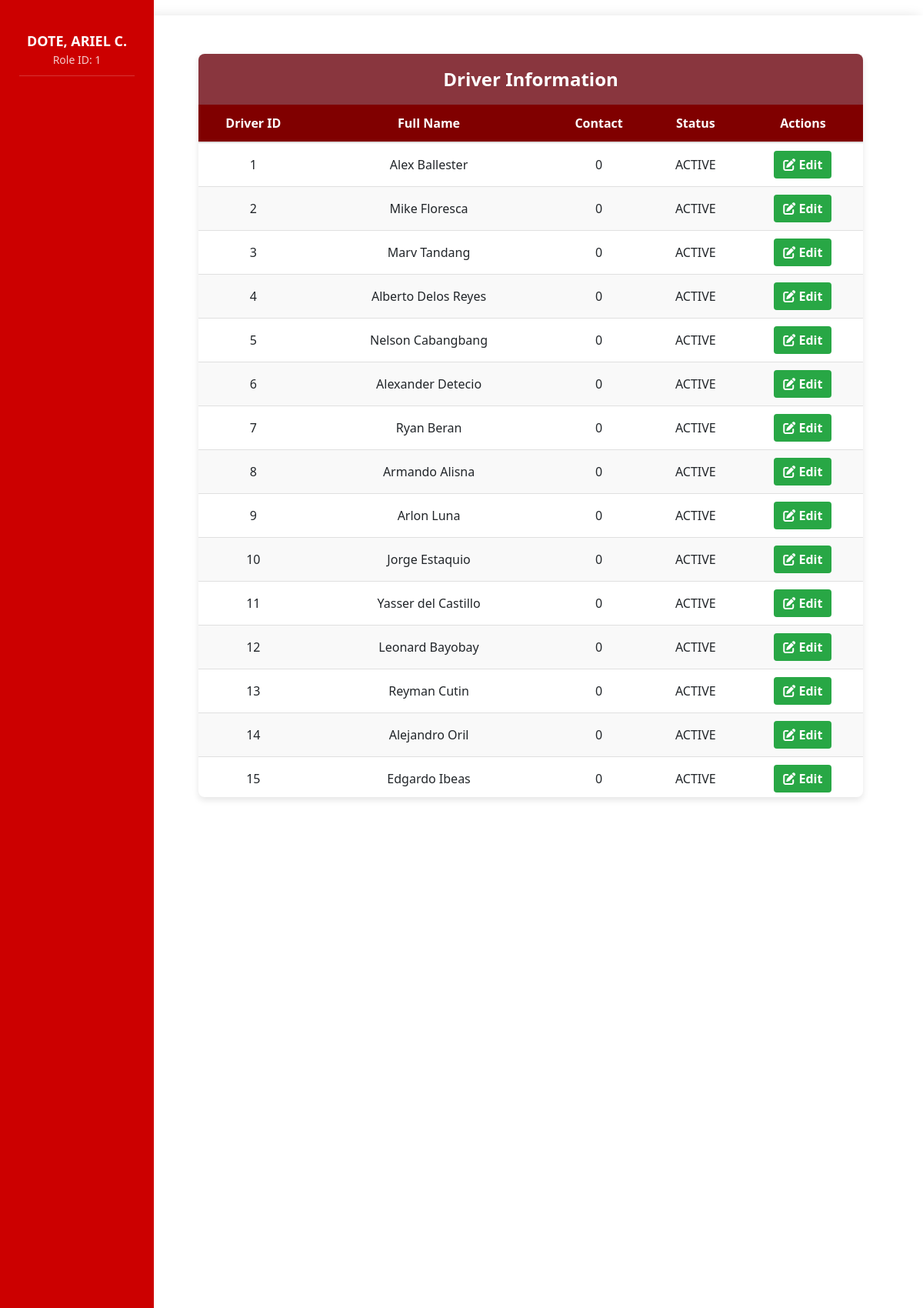
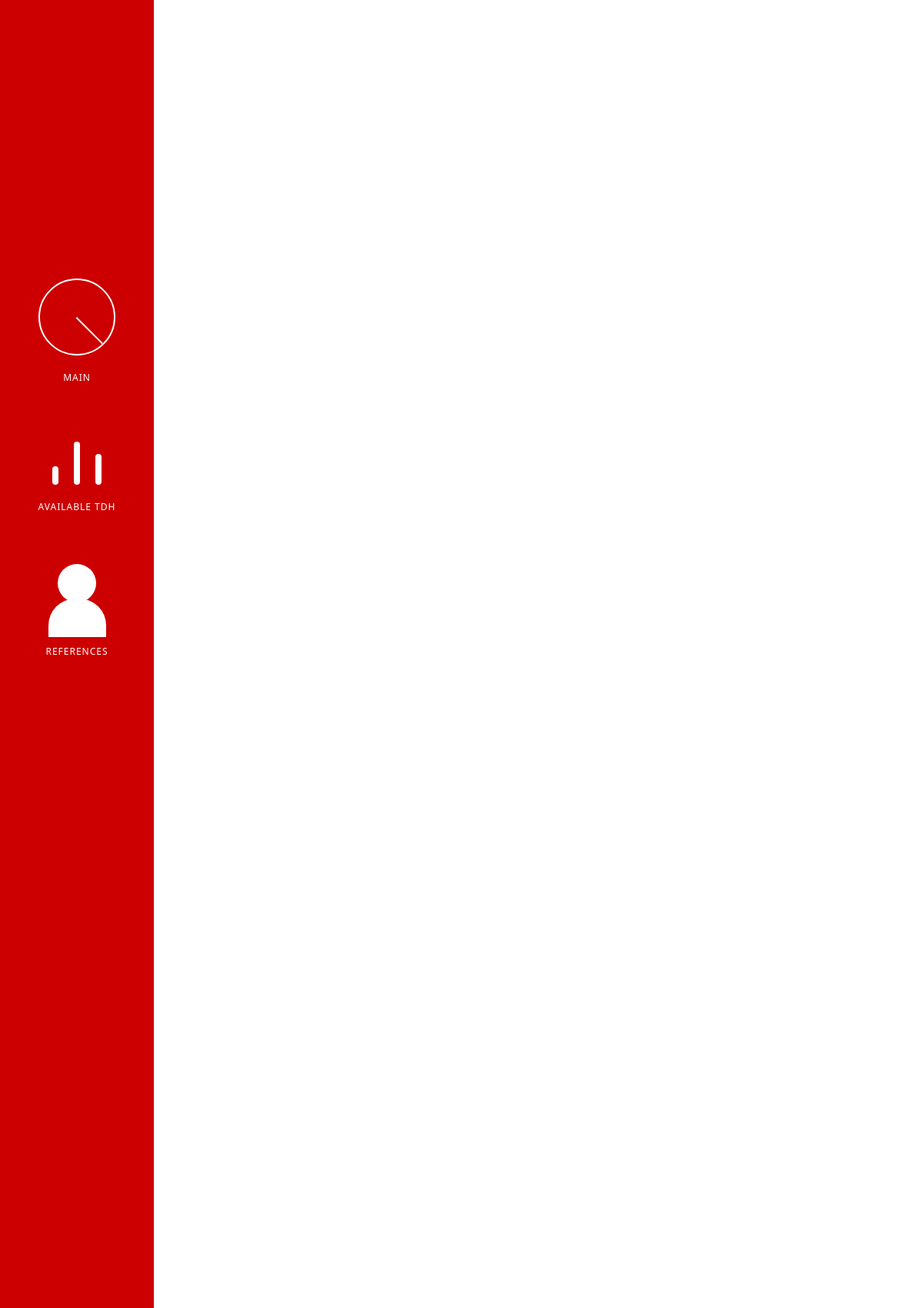
/drivers.php (signed in, upper part), run on the app's committed database (2 pictures, top to bottom).
### tables this page shows
CREATE TABLE `driver` (
  `driver_id` int(11) NOT NULL,
  `fullname` varchar(255) NOT NULL,
  `contact` int(11) NOT NULL,
  `status` enum('ACTIVE','INACTIVE','','') NOT NULL
);

### drivers.php (the view, shortened to what this page needs)
<?php
require_once 'connection.php';
$query = "SELECT * FROM driver";
$result = mysqli_query($conn, $query);
?>
<!DOCTYPE html>
<html lang="en">
<head>
    <link rel="stylesheet" href="assets/css/landingPage.css">
    <link rel="stylesheet" href="https://cdnjs.cloudflare.com/ajax/libs/font-awesome/6.0.0/css/all.min.css">
    <link href="https://stackpath.bootstrapcdn.com/bootstrap/4.5.2/css/bootstrap.min.css" rel="stylesheet">
</head>
<body>
    <div class="sidebar">
        <div class="user-info">
            <div class="name"><?php echo htmlspecialchars($_SESSION["fullname"]); ?></div>
            <div class="role">Role ID: <?php echo htmlspecialchars($_SESSION["u_id"]); ?></div>
        </div>
        <div>
            <div class="metric-section" data-href="landingPage.php">
                <div class="chart-container">
                    <div class="pie-chart">
                        <div class="pie-slice"></div>
                    </div>
                </div>
                <div class="metric-title">MAIN</div>
            </div>
            <div class="metric-section" data-href="available.php">
                <div class="bar-container">
                    <div class="bar bar-1"></div>
                    <div class="bar bar-2"></div>
                    <div class="bar bar-3"></div>
                </div>
                <div class="metric-title">AVAILABLE TDH</div>
            </div>
            <div class="metric-section" data-href="references.php">
                <div class="chart-container">
                    <div class="people-icon">
                        <div class="people-head"></div>
                        <div class="people-body"></div>
                    </div>
                </div>
                <div class="metric-title">REFERENCES</div>
            </div>
        </div>
    </div>
    <div class="main-content">
        <div class="driver-table-container">
            <div class="table-header">
                Driver Information
            </div>
            <div class="table-responsive">
                <table class="driver-table">
                    <thead>
                        <tr>
                            <th>Driver ID</th>
                            <th>Full Name</th>
                            <th>Contact</th>
                            <th>Status</th>
                            <th>Actions</th>
                        </tr>
                    </thead>
                    <tbody>
                        <?php while($row = mysqli_fetch_assoc($result)) {
                            $contact_display = $row['contact'];
                        ?>
                        <tr>
                            <td><?php echo htmlspecialchars($row['driver_id']); ?></td>
                            <td><?php echo htmlspecialchars($row['fullname']); ?></td>
                            <td><?php echo htmlspecialchars($contact_display); ?></td>
                            <td><?php echo htmlspecialchars($row['status']); ?></td>
                            <td>
                              <button type="button" class="btn btn-success editbtn"><i class = "fas fa-edit"></i> Edit</button>
                            </td>
                        </tr>
                        <?php } ?>
                    </tbody>
                </table>
            </div>
        </div>
    </div>
</body>
</html>

### assets/css/landingPage.css (style rules this page uses)
* { margin: 0; padding: 0; box-sizing: border-box; font-family: 'Segoe UI', Tahoma, Geneva, Verdana, sans-serif; }
body { height: 100vh; display: flex; background-color: #f5f5f5; overflow-x: hidden; }
.sidebar { background-color: #cc0000; width: 200px; min-width: 200px; color: white; padding: 30px 20px; display: flex; flex-direction: column; align-items: center; justify-content: space-between; transition: all 0.3s ease; z-index: 100; }
.metric-section { display: flex; flex-direction: column; align-items: center; margin-bottom: 30px; width: 100%; }
.metric-title { font-size: 12px; letter-spacing: 1px; margin-top: 10px; margin-bottom: 20px; text-align: center; }
.chart-container { width: 100px; height: 100px; position: relative; margin-bottom: 10px; }
.pie-chart { width: 100%; height: 100%; border-radius: 50%; border: 2px solid white; position: relative; display: flex; align-items: center; justify-content: center; }
.pie-slice { position: absolute; width: 50%; height: 50%; top: 0; left: 50%; border-left: 2px solid white; transform-origin: bottom left; transform: rotate(45deg); }
.bar-container { display: flex; justify-content: center; align-items: flex-end; height: 80px; width: 100%; padding: 0 20px; margin-bottom: 10px; }
.bar { width: 8px; background-color: white; margin: 0 10px; border-radius: 10px; }
.bar-1 { height: 30%; }
.bar-2 { height: 70%; }
.bar-3 { height: 50%; }
.main-content { flex: 1; padding: 30px; background-color: white; border-radius: 20px 0 0 20px; margin: 20px 0 20px -20px; box-shadow: -5px 0 15px rgba(0, 0, 0, 0.1); display: flex; flex-direction: column; align-items: center; overflow-y: auto; }
.people-icon { width: 100px; height: 60px; position: relative; display: flex; align-items: center; justify-content: center; }
.people-head { width: 50px; height: 50px; background-color: white; border-radius: 50%; position: absolute; top: 15px; }
.people-body { width: 75px; height: 50px; background-color: white; position: absolute; top: 60px; border-radius: 35px 35px 0 0; }
.metric-section { cursor: pointer; transition: transform 0.3s ease, box-shadow 0.3s ease; }
.user-info { color: white; text-align: center; padding: 10px; margin-bottom: 20px; border-bottom: 1px solid rgba(255, 255, 255, 0.2); }
.user-info .name { font-size: 18px; font-weight: bold; }
.user-info .role { font-size: 14px; opacity: 0.8; }

### drivers.php (style rules this page uses)
.driver-table-container { margin: 20px; width: 90%; box-shadow: 0 4px 8px rgba(0, 0, 0, 0.1); border-radius: 8px; overflow: hidden; background-color: #fff; }
.table-header { background-color:rgba(106, 0, 11, 0.79); color: white; padding: 15px; text-align: center; font-size: 1.5rem; font-weight: bold; }
.driver-table { width: 100%; border-collapse: collapse; box-shadow: 0 2px 3px rgba(0, 0, 0, 0.1); }
.driver-table th { background-color: maroon; color: white; font-weight: bold; text-align: center; padding: 12px 15px; }
.driver-table td { padding: 10px 15px; text-align: center; border-bottom: 1px solid #e0e0e0; }
.driver-table tr:nth-child(even) { background-color: #f9f9f9; }
.btn { padding: 6px 12px; border: none; border-radius: 4px; cursor: pointer; font-weight: bold; text-decoration: none; display: inline-block; }
.table-responsive { max-height: 900px; overflow-y: auto; border-radius: 0px; box-shadow: 0 2px 5px rgba(0, 0, 0, 0.1); }
.driver-table thead { position: sticky; top: 0; background-color: maroon; color: white; z-index: 10; }
.driver-table th { padding: 12px; border-bottom: 2px solid #ddd; }

### data on the page
driver: driver_id "1", fullname "Alex Ballester", contact "0", status "ACTIVE"
driver: driver_id "2", fullname "Mike Floresca", contact "0", status "ACTIVE"
driver: driver_id "3", fullname "Marv Tandang", contact "0", status "ACTIVE"
driver: driver_id "4", fullname "Alberto Delos Reyes", contact "0", status "ACTIVE"
driver: driver_id "5", fullname "Nelson Cabangbang", contact "0", status "ACTIVE"
driver: driver_id "6", fullname "Alexander Detecio", contact "0", status "ACTIVE"
driver: driver_id "7", fullname "Ryan Beran", contact "0", status "ACTIVE"
driver: driver_id "8", fullname "Armando Alisna", contact "0", status "ACTIVE"
driver: driver_id "9", fullname "Arlon Luna", contact "0", status "ACTIVE"
driver: driver_id "10", fullname "Jorge Estaquio", contact "0", status "ACTIVE"
driver: driver_id "11", fullname "Yasser del Castillo", contact "0", status "ACTIVE"
driver: driver_id "12", fullname "Leonard Bayobay", contact "0", status "ACTIVE"
driver: driver_id "13", fullname "Reyman Cutin", contact "0", status "ACTIVE"
driver: driver_id "14", fullname "Alejandro Oril", contact "0", status "ACTIVE"
driver: driver_id "15", fullname "Edgardo Ibeas", contact "0", status "ACTIVE"

### other printed values
$_SESSION["fullname"] "DOTE, ARIEL C."
$_SESSION["u_id"] "1"
